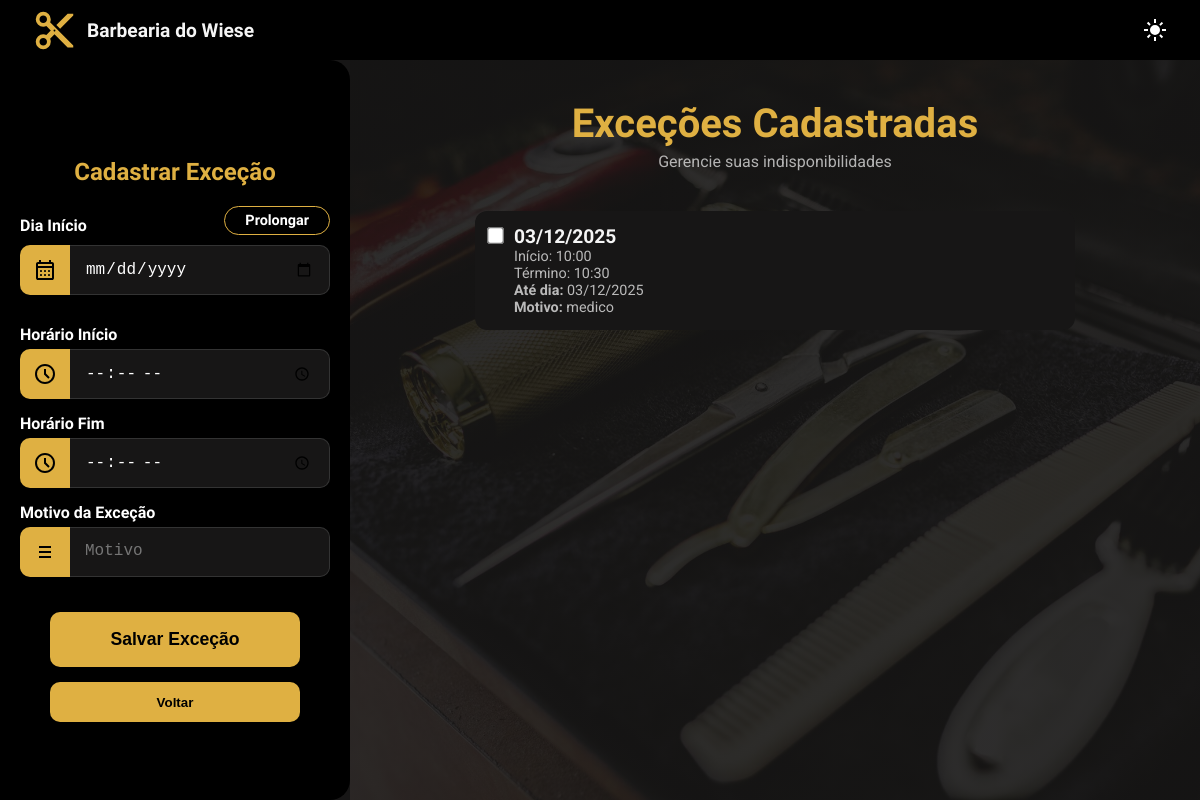
Screenshot of /barbeiro/agendamentos/exceccao/ (signed in) with the database file from the repository.
### barbeiro/models.py (models this page shows, shortened)
class Excecoes(models.Model):
    id_excecoes= models.AutoField(primary_key=True)
    fk_barbeiro= models.ForeignKey(Barbeiro,on_delete=models.CASCADE)
    data_inicio= models.DateTimeField()
    data_fim=models.DateTimeField()
    motivo_da_indisponibilidade= models.CharField(null=True,max_length=200)
    class Meta():
        constraints= [models.UniqueConstraint(fields=colunas_da_excecoes,name='unique_excecao') ,]

### agendamentos/views_barber.py (the view)
@login_required
@ensure_csrf_cookie
def barbeiro_exceccao(request):
    if hasattr(request.user, 'clientao'):
        return redirect('/clientes/dashboard/')
    if not hasattr(request.user, 'barber'):
        return redirect('/account/login')
    if request.method == 'GET':
        lista_excecao = Excecoes.objects.filter(
            fk_barbeiro__fk_user=request.user,
        ).order_by('data_inicio')
        contexto = {'lista_horarios': lista_excecao}
        return render(request, 'agendamentos/excecao.html', contexto)

### templates/agendamentos/excecao.html (shortened to what this page needs)
{% load static %}
<!DOCTYPE html>
<html lang="pt-br">
<head>
  <link rel="stylesheet" href="{% static 'agendamento/css/styleexcecao.css' %}">
</head>
<body>
    <nav>
        <a href="{% url 'barbeiro_pagina_inicial_dashboard' %}" class="nav-logo">
            <img src="{% static 'global/images/content_cut_24dp_E3E3E3_FILL1_wght400_GRAD0_opsz24.svg' %}" alt="Logo" class="logo-icon">
            <h1 class="page-title">Barbearia do Wiese</h1>
        </a>
        <button id="theme-switch" aria-label="Alternar tema">
        </button>
    </nav>
    <div class="container">
        <div class="wrapper">
            <h2>Cadastrar Exceção</h2>
            <form id="form-servico" method="POST">
                <div class="linha-titulo-toggle">
                    <p class="horario-text">Dia Início</p>
                    <button type="button" id="btn-prolongar" class="btn-chip-toggle">
                        Prolongar
                    </button>
                </div>
                <div>
                    <label for="dia_excecao">
                    </label>
                    <input type="date" name="dia_excecao" id="dia_excecao" required>
                </div>
                <p class="horario-text" style="margin-top: 15px;">Horário Início</p>
                <div>
                    <label for="horario_inicio">
                    </label>
                    <input type="time" name="horario_inicio" id="horario_inicio" required step="1800">
                </div>
                <p class="horario-text">Horário Fim</p>
                <div>
                    <label for="horario_fim">
                    </label>
                    <input type="time" name="horario_fim" id="horario_fim" required step="1800">
                </div>
                <p class="horario-text">Motivo da Exceção</p>
                <div>
                    <label for="motivo_excecao">
                        <svg xmlns="http://www.w3.org/2000/svg" height="24px" viewBox="0 -960 960 960" width="24px" fill="#000000ff">
                            <path d="M120-120v-720 720Zm120-120v-80h480v80H240Zm0-200v-80h480v80H240Zm0-200v-80h480v80H240Z"/>
                        </svg>
                    </label>
                    <textarea
                        name="motivo_excecao"
                        id="motivo_excecao"
                        maxlength="30"
                        placeholder="Motivo"
                        required
                    ></textarea>
                </div>
                <div class="botoes-acao">
                    <button type="submit" id="btn-salvar" class="confirm-button">Salvar Exceção</button>
                </div>
            </form>
            <div class="back-text">
                <a href="{% url 'barbeiro_pagina_inicial_dashboard' %}" class="btn-voltar-link">
                    <button type="button">Voltar</button>
                </a>
            </div>
        </div>
        <div class="content-right">
            <h2 class="section-title">Exceções Cadastradas</h2>
            <p class="section-subtitle">Gerencie suas indisponibilidades</p>
            <div class="lista-servicos">
                {% if lista_horarios %}
                    {% for horario in lista_horarios %}
                    <label class="item-lista">
                        <input
                            type="checkbox"
                            class="checkbox-horario"
                            data-id="{{ horario.pk }}"
                        >
                        <div class="texto-servico">
                                    <h3>{{ horario.data_inicio|date:"d/m/Y" }}</h3>
                                    <p class="descricao">Início: {{ horario.data_inicio|time:"H:i" }}</p>
                                    <p class="valor">Término: {{ horario.data_fim|time:"H:i" }}</p>
                                    <p class="descricao"><strong>Até dia:</strong> {{ horario.data_fim|date:"d/m/Y" }}</p>
                                    <p class="descricao"><strong>Motivo:</strong> {{ horario.motivo_da_indisponibilidade }}</p>
                        </div>
                    </label>
                    {% endfor %}
                {% else %}
                    <p class="aviso-sem-servico">Nenhuma exceção cadastrada.</p>
                {% endif %}
            </div>
        </div>
    </div>
</body>
</html>

### rows the page displays
Excecoes: data_inicio "03/12/2025", data_inicio "10:00", data_fim "10:30", data_fim "03/12/2025", motivo_da_indisponibilidade "medico"
